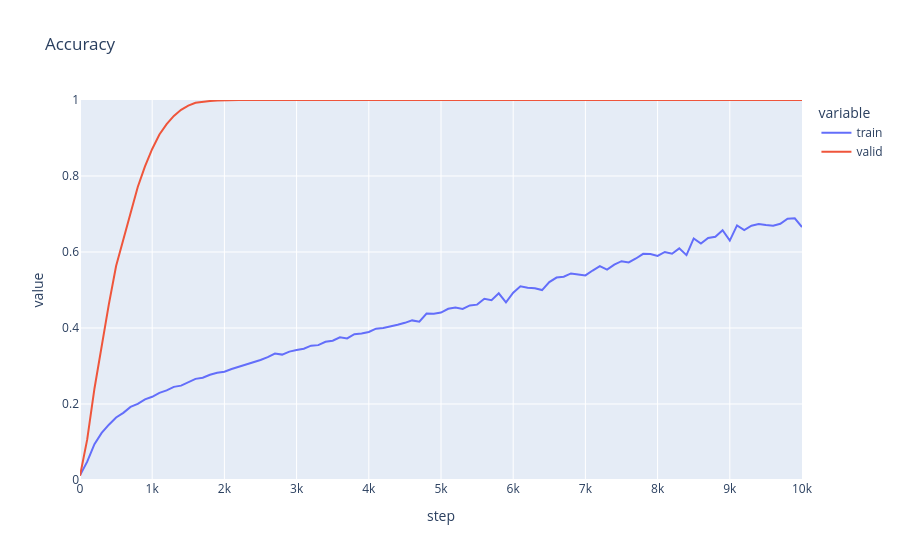

The code cell stored with this chart in its notebook:
### Code cell
keep_top_p = 0.01        # Keep top p-fraction of gradients
control_mult = 4         # Control batch is 4x larger

torch.manual_seed(0)
model = make_resnet(n_classes=n_classes, in_channels=in_channels, device=device, dtype=dtype)
optim = torch.optim.AdamW(model.parameters(), lr=lr)

accs_filter_disagreements = []

for step in tqdm.auto.trange(MAX_STEPS+1):
    # 1. Sample Batches
    batch_start_idx = (step * batch_size) % len(train_data)
    batch = train_data[batch_start_idx:batch_start_idx + batch_size]
    
    ctrl_idxs = torch.randint(0, len(valid_data), (batch_size * control_mult,), device=device)
    control_batch = valid_data[ctrl_idxs]

    # 2. Compute Gradients (separately)
    logits = model(batch["x"])
    loss = torch.nn.functional.cross_entropy(logits, batch["y"])
    train_grads = torch.autograd.grad(loss, model.parameters(), create_graph=False)

    ctrl_logits = model(control_batch["x"])
    ctrl_loss = torch.nn.functional.cross_entropy(ctrl_logits, control_batch["y"])
    ctrl_grads = torch.autograd.grad(ctrl_loss, model.parameters(), create_graph=False)

    # 3. Compute Alignment Scores & Threshold
    scores = [g_train * g_ctrl for g_train, g_ctrl in zip(train_grads, ctrl_grads)]
    flat_scores = flatten_tensors(scores)
    threshold = torch.quantile(flat_scores, 1 - keep_top_p)

    # 4. Filter Gradients (Store temporarily)
    filtered_grads = []
    for g_train, score in zip(train_grads, scores):
        mask = (score >= threshold).float()
        filtered_grads.append(g_train * mask)

    # Calculate the magnitude (norm) of the original raw gradients
    orig_norm = get_global_norm(train_grads)
    
    # Calculate the magnitude of the gradients after we masked 80% of them
    current_norm = get_global_norm(filtered_grads)
    
    # Calculate scaling factor (safe division)
    # If we kept 20% of grads, current_norm is likely much smaller than orig_norm.
    # We want to scale up so the update step size remains consistent.
    scale_factor = orig_norm / (current_norm + 1e-8)
    
    # 5. Assign to Model & Step
    optim.zero_grad()
    for param, f_grad in zip(model.parameters(), filtered_grads):
        # Apply the scale factor here
        param.grad = f_grad * scale_factor
        
    optim.step()

    if step % LOG_EVERY == 0:
        curr_accs = get_accuracies(model, {"train": train_data[train_eval_idcs], "valid": valid_data})
        accs_filter_disagreements.append({"step": step, **curr_accs})
        clear_output(wait=True)
        display(plot_accuracies(x_axis="step", accs=accs_filter_disagreements, max_x_value=MAX_STEPS))
        model.train()

pd.DataFrame(accs_filter_disagreements)

### Figure 1 — Plotly figure (JSON) as saved in the notebook; plotly's stock layout.template omitted (floating-point values rounded to 4 significant figures)
{"data": [{"hovertemplate": "variable=train<br>step=%{x}<br>value=%{y}<extra></extra>", "legendgroup": "train", "line": {"color": "#636efa", "dash": "solid"}, "marker": {"symbol": "circle"}, "mode": "lines", "name": "train", "orientation": "v", "showlegend": true, "type": "scatter", "x": [0, 100, 200, 300, 400, 500, 600, 700, 800, 900, 1000, 1100, 1200, 1300, 1400, 1500, 1600, 1700, 1800, 1900, 2000, 2100, 2200, 2300, 2400, 2500, 2600, 2700, 2800, 2900, 3000, 3100, 3200, 3300, 3400, 3500, 3600, 3700, 3800, 3900, 4000, 4100, 4200, 4300, 4400, 4500, 4600, 4700, 4800, 4900, 5000, 5100, 5200, 5300, 5400, 5500, 5600, 5700, 5800, 5900, 6000, 6100, 6200, 6300, 6400, 6500, 6600, 6700, 6800, 6900, 7000, 7100, 7200, 7300, 7400, 7500, 7600, 7700, 7800, 7900, 8000, 8100, 8200, 8300, 8400, 8500, 8600, 8700, 8800, 8900, 9000, 9100, 9200, 9300, 9400, 9500, 9600, 9700, 9800, 9900, 10000], "xaxis": "x", "y": [0.0124, 0.0483, 0.0941, 0.1238, 0.1456, 0.1644, 0.1768, 0.1923, 0.2005, 0.2124, 0.219, 0.2293, 0.2359, 0.2451, 0.2483, 0.2565, 0.2661, 0.269, 0.2769, 0.2821, 0.2851, 0.292, 0.2977, 0.3031, 0.3086, 0.3159, 0.3232, 0.3328, 0.33, 0.3378, 0.3421, 0.3456, 0.3535, 0.3549, 0.3637, 0.3664, 0.3756, 0.3726, 0.3837, 0.3856, 0.3896, 0.3983, 0.4001, 0.4033, 0.4084, 0.4136, 0.42, 0.4166, 0.4379, 0.4377, 0.4405, 0.4505, 0.4538, 0.4503, 0.4595, 0.4615, 0.4768, 0.4731, 0.4914, 0.4676, 0.4927, 0.5098, 0.5057, 0.5045, 0.4998, 0.5208, 0.5327, 0.5348, 0.5436, 0.5408, 0.5383, 0.5512, 0.5627, 0.5535, 0.5668, 0.5758, 0.5724, 0.5829, 0.5951, 0.5945, 0.5896, 0.6001, 0.5955, 0.6096, 0.5918, 0.6356, 0.6221, 0.6368, 0.6401, 0.6573, 0.6301, 0.6699, 0.6576, 0.6692, 0.6738, 0.6709, 0.6694, 0.6741, 0.6874, 0.6888, 0.6658], "yaxis": "y"}, {"hovertemplate": "variable=valid<br>step=%{x}<br>value=%{y}<extra></extra>", "legendgroup": "valid", "line": {"color": "#EF553B", "dash": "solid"}, "marker": {"symbol": "circle"}, "mode": "lines", "name": "valid", "orientation": "v", "showlegend": true, "type": "scatter", "x": [0, 100, 200, 300, 400, 500, 600, 700, 800, 900, 1000, 1100, 1200, 1300, 1400, 1500, 1600, 1700, 1800, 1900, 2000, 2100, 2200, 2300, 2400, 2500, 2600, 2700, 2800, 2900, 3000, 3100, 3200, 3300, 3400, 3500, 3600, 3700, 3800, 3900, 4000, 4100, 4200, 4300, 4400, 4500, 4600, 4700, 4800, 4900, 5000, 5100, 5200, 5300, 5400, 5500, 5600, 5700, 5800, 5900, 6000, 6100, 6200, 6300, 6400, 6500, 6600, 6700, 6800, 6900, 7000, 7100, 7200, 7300, 7400, 7500, 7600, 7700, 7800, 7900, 8000, 8100, 8200, 8300, 8400, 8500, 8600, 8700, 8800, 8900, 9000, 9100, 9200, 9300, 9400, 9500, 9600, 9700, 9800, 9900, 10000], "xaxis": "x", "y": [0.0111, 0.1067, 0.2402, 0.3522, 0.4629, 0.5633, 0.6292, 0.7017, 0.7712, 0.8255, 0.8712, 0.9092, 0.9364, 0.9581, 0.9743, 0.9854, 0.9926, 0.9957, 0.9974, 0.999, 0.9997, 0.9998, 0.9998, 0.9998, 0.9998, 0.9998, 0.9998, 0.9998, 0.9998, 0.9998, 0.9998, 0.9998, 0.9998, 0.9998, 0.9998, 0.9998, 0.9998, 0.9998, 0.9998, 0.9998, 0.9998, 0.9998, 0.9998, 0.9998, 0.9998, 0.9998, 0.9998, 0.9998, 0.9998, 0.9998, 0.9998, 0.9998, 0.9998, 0.9998, 0.9998, 0.9998, 0.9998, 0.9998, 0.9998, 0.9998, 0.9998, 0.9998, 0.9998, 0.9998, 0.9998, 0.9998, 0.9998, 0.9998, 0.9998, 0.9998, 0.9998, 0.9998, 0.9998, 0.9998, 0.9998, 0.9998, 0.9998, 0.9998, 0.9998, 0.9998, 0.9998, 0.9998, 0.9998, 0.9998, 0.9998, 0.9998, 0.9998, 0.9998, 0.9998, 0.9998, 0.9998, 0.9998, 0.9998, 0.9998, 0.9998, 0.9998, 0.9998, 0.9998, 0.9998, 0.9998, 0.9998], "yaxis": "y"}], "layout": {"legend": {"title": {"text": "variable"}, "tracegroupgap": 0}, "title": {"text": "Accuracy"}, "xaxis": {"anchor": "y", "domain": [0, 1], "range": [0, 10000], "title": {"text": "step"}}, "yaxis": {"anchor": "x", "domain": [0, 1], "range": [0, 1], "title": {"text": "value"}}}}
